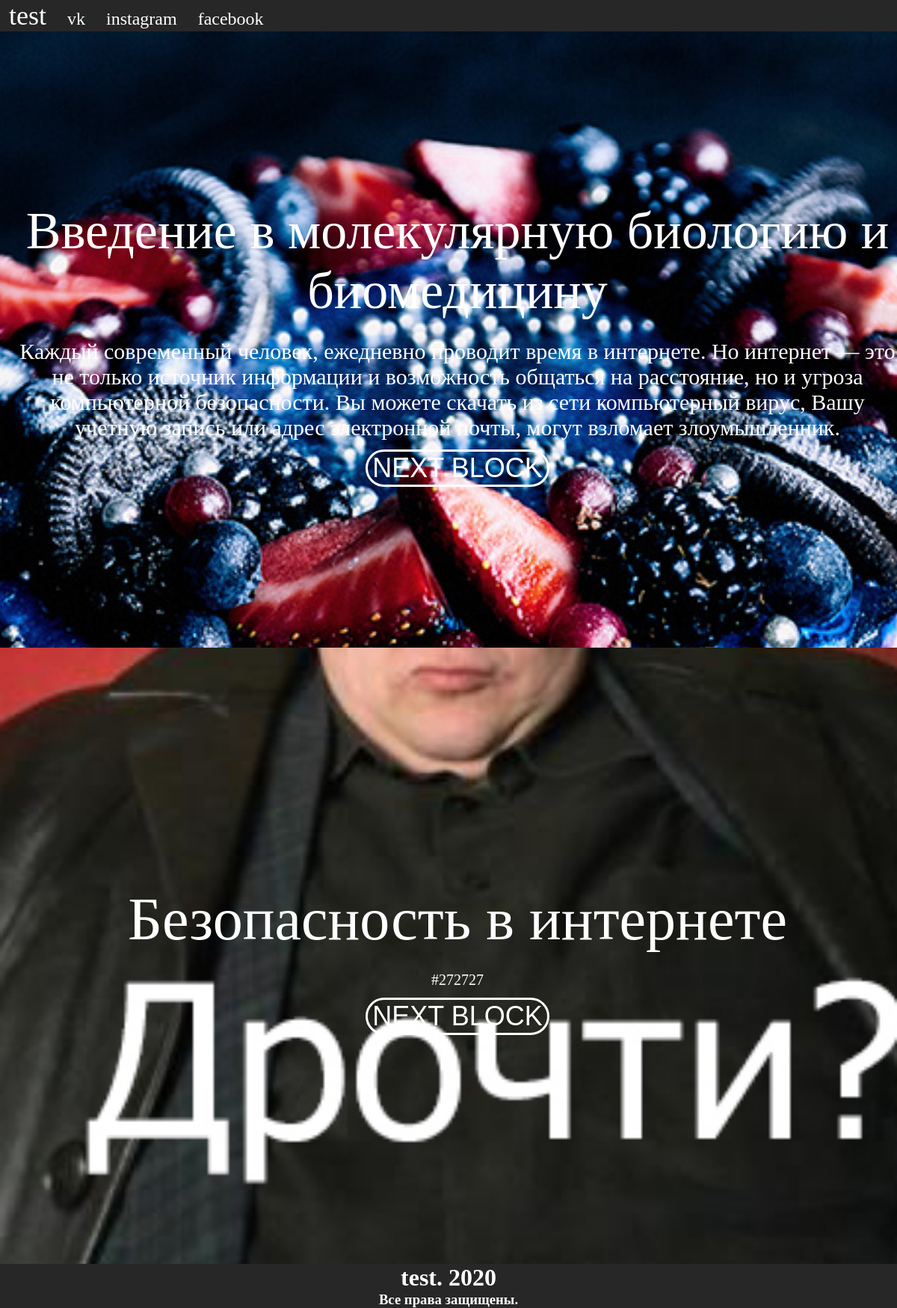
The page / on the database its author committed.
### landing/models.py (models this page shows, shortened)
class Header(models.Model):
    brand = models.CharField('Заголовок сайта', max_length=100)
    color = models.CharField('Цвет текста', max_length=50)
    background = models.CharField('Цвет фона', max_length=50)
    class Meta:
        verbose_name = 'Шапка'
        verbose_name_plural = 'Шапки'

class HeadersLink(models.Model):
    href = models.CharField('URl', max_length=150)
    text = models.CharField('Текст', max_length=50)
    class Meta:
        verbose_name = 'Ссылка в шапке'
        verbose_name_plural = 'Ссылка в шапке'

class Block(models.Model):
    img = models.ImageField('Фото блока', upload_to='blocks_image', blank=True)
    title = models.CharField('Заголовок блока', max_length=150)
    titleSize = models.SmallIntegerField('Размер шрифта заголовка')
    text = models.TextField('Текст блока')
    textColor = models.CharField('Цвет текста', max_length=50)
    textSize = models.SmallIntegerField('Размер шрифта текста')
    blockID = models.CharField('Идентификатор блока', max_length=50)
    blockLink = models.CharField('Ссылка под блоком (url)', max_length=300, default='')
    blockLinkText = models.CharField('Текст кнопки (ссылки)', max_length=50, default='')
    blockLinkTextColor = models.CharField('Цвет текста кнопки (ссылки)', max_length=50, default='none')
    blockLinkBorderColor = models.CharField('Цвет границы кнопки (ссылки)', max_length=50, default='none')
    blockLinkAnimation = models.CharField('Анимация кнопки (ссылки)', max_length=50, default='')
    blockLinkAnimationDuration = models.SmallIntegerField('Длительность анимации кнопки (ссылки)', default='')
    blockLinkAnimationDelay = models.SmallIntegerField('Задержка анимации кнопки (ссылки)', default='')
    blockAnimation = models.CharField('Анимация блока', max_length=50)
    titleAnimation = models.CharField('Анимация заголовка', max_length=50)
    textAnimation = models.CharField('Анимаци текста', max_length=50)
    blockAnimationDuration = models.SmallIntegerField('Длительность анимации блока')
    titleAnimationDuration = models.SmallIntegerField('Длительность анимации заголовка')
    textAnimationDuration = models.SmallIntegerField('Длительность анимации текста')
    blockAnimationDelay = models.SmallIntegerField('Задержка анимации блока')
    titleAnimationDelay = models.SmallIntegerField('Задержка анимации заголовка')
    textAnimationDelay = models.SmallIntegerField('Задержка анимации текста')
    class Meta:
        verbose_name = 'Блок'
        verbose_name_plural = 'Блоки'

class Footer(models.Model):
    brand = models.CharField('Заголовок подвала', max_length=100)
    year = models.PositiveSmallIntegerField('Год')
    class Meta:
        verbose_name = 'Подвал'
        verbose_name_plural = 'Подвалы'

### landing/views.py (the view)
# urls.py: path('', views.HomeView.as_view()),
class HomeView(View):
    def get(self, request):
        blocks = Block.objects.all()
        header = Header.objects.last()
        footer = Footer.objects.last()
        headersLinks = HeadersLink.objects.all()
        return render(request, 'home.html', {
            'blocks': blocks,
            'header': header,
            'headersLinks': headersLinks,
            'footer': footer
        })

### templates/home.html
{% extends 'base.html' %}
{% block content %}
    <header>
        <nav style="color: {{ header.color }}; background: {{ header.background }}">
            <span class="header-brand">{{ header.brand }}</span>
            {% for link in headersLinks %}
                <a class="header-link" href="{{ link.href }}">{{ link.text }}</a>
            {% endfor %}
        </nav>
    </header>
    {% for block in blocks %}
        <div
                style="
                        color: {{ block.textColor }};
                        background-image: url({{ MEDIA_URL }}{{ block.img.url}});"
                id="{{ block.blockID }}"
                class="container wow {{ block.Animation }}"
                data-wow-duration="{{ block.AnimationDuration }}s"
                data-wow-delay="{{ block.AnimationDelay }}s">
            <span
                    style="
                            font-size: {{ block.titleSize }}px;"
                    class="block-title wow {{ block.titleAnimation }}"
                    data-wow-duration="{{ block.titleAnimationDuration }}s"
                    data-wow-delay="{{ block.titleAnimationDelay }}s">
                {{ block.title }}
            </span>
            <span
                    style="
                            font-size: {{ block.textSize }}px;"
                    class="block-text wow {{ block.textAnimation }}"
                    data-wow-duration="{{ block.textAnimationDuration }}s"
                    data-wow-delay="{{ block.textAnimationDelay }}s">
                {{ block.text }}
            </span>
            {% if block.blockLink != None %}
                <a href="{{ block.blockLink }}">
                    <button
                        style="
                                color: {{ block.blockLinkTextColor }};
                                border-color: {{ block.blockLinkBorderColor }};"
                        class="block-link-btn wow {{ block.blockLinkAnimation }}"
                        data-wow-duration="{{ block.blockLinkAnimationDuration }}s"
                        data-wow-delay="{{ block.blockLinkAnimationDelay }}">
                        {{ block.blockLinkText }}
                    </button>
                </a>
            {% endif %}
        </div>
    {% endfor %}
    <footer>
        <h1>{{ footer.brand }}. {{ footer.year }}</h1>
        <h3>Все права защищены.</h3>
    </footer>
{% endblock %}

### templates/base.html (shortened to what this page needs)
<!DOCTYPE html>
{% load static from static %}
<html lang="en">
<head>
    <link rel="stylesheet" href="{% static 'css/styles.css' %}">
    <link rel="stylesheet" href="{% static 'css/animate.css/animate.css' %}">
</head>
<body>
    {% block content %}
    {% endblock %}
</body>
</html>

### Djanland/static/css/styles.css (style rules this page uses)
html { scroll-behavior: smooth; }
body { margin: 0; padding: 0; overflow-x: hidden; }
header { width: 100vw; height: auto; }
header span { margin: 1vw; font-size: 3vw; }
header a { text-decoration: none; color: inherit; padding: 1vw; font-size: 2vw; }
.container { width: 100vw; height: 100vh; background-size: cover; background-position: center; background-attachment: fixed; display: flex; flex-direction: column; justify-content: center; align-content: center; text-align: center; padding: 1vw; }
.container span { margin: 1vw; }
.container button { background: none; border-radius: 3vw; font-size: 3vw; border: 3px solid; }
footer { background: #272727; color: #fff; text-align: center; }
footer h1, h3 { margin: 0; }

### rows shown on the page
Header: brand "test"
HeadersLink: text "vk"
HeadersLink: text "instagram"
HeadersLink: text "facebook"
Block: img (picture), title "Введение в молекулярную биологию и биомедицину", text "Каждый современный человек, ежедневно проводит время в интернете. Но интернет — это не только источник информации и возможность общаться на расстояние, но и угроза компьютерной безопасности. Вы можете скачать из сети компьютерный вирус, Вашу учетную запись или адрес электронной почты, могут взломает злоумышленник.", blockLinkText "NEXT BLOCK"
Block: img (picture), title "Безопасность в интернете", text "#272727", blockLinkText "NEXT BLOCK"
Footer: brand "test", year "2020"
